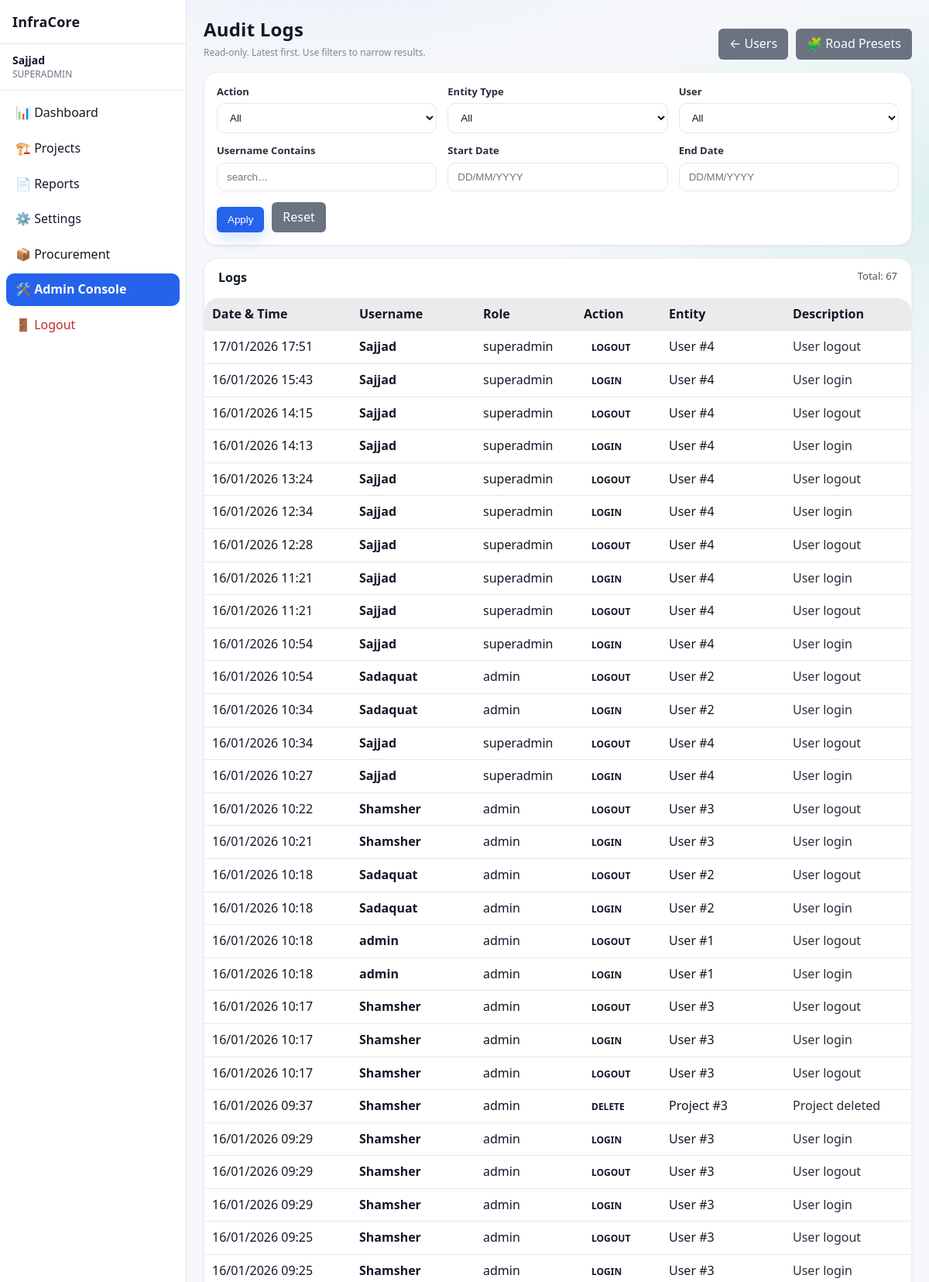
The page /admin/logs (signed in, upper part) on the database its author committed.
### app/models/activity_log.py (models this page shows)
class ActivityLog(Base):
    __tablename__ = "activity_logs"
    __table_args__ = (
        Index("ix_activity_logs_created_at", "created_at"),
        Index("ix_activity_logs_user_id", "user_id"),
    )
    id = Column(Integer, primary_key=True, index=True)
    user_id = Column(Integer, ForeignKey("users.id"), nullable=True)
    username = Column(String(150), nullable=False)
    role = Column(String(50), nullable=True)
    action = Column(String(20), nullable=False)  # CREATE, UPDATE, DELETE, ARCHIVE, LOGIN, LOGOUT
    entity_type = Column(String(50), nullable=True)  # Project, Activity, Material, User, Execution
    entity_id = Column(Integer, nullable=True)
    description = Column(Text, nullable=True)
    old_value = Column(Text, nullable=True)  # JSON string
    new_value = Column(Text, nullable=True)  # JSON string
    ip_address = Column(String(64), nullable=True)
    created_at = Column(DateTime, default=datetime.utcnow, nullable=False)
    details = Column(String, nullable=True)
    timestamp = Column(DateTime, default=datetime.utcnow)

### app/routes/admin.py (the view)
@router.get("/logs", response_class=HTMLResponse)
def audit_logs_page(
    request: Request,
    page: int = 1,
    action: str | None = None,
    entity_type: str | None = None,
    user_id: int | None = None,
    username: str | None = None,
    start_date: str | None = None,
    end_date: str | None = None,
    db: Session = Depends(get_db),
):
    admin = admin_guard(request)
    if not admin:
        return RedirectResponse("/dashboard", status_code=302)
    page_size = 50
    page = max(page, 1)
    q = db.query(ActivityLog)
    if action:
        q = q.filter(ActivityLog.action == action)
    if entity_type:
        q = q.filter(ActivityLog.entity_type == entity_type)
    if user_id is not None:
        q = q.filter(ActivityLog.user_id == user_id)
    if username:
        q = q.filter(ActivityLog.username.ilike(f"%{username.strip()}%"))
    def _parse_d(s: str | None) -> date | None:
        if not s:
            return None
        try:
            return parse_date_ddmmyyyy_or_iso(str(s))
        except Exception:
            return None
    sd = _parse_d(start_date)
    ed = _parse_d(end_date)
    if sd:
        q = q.filter(ActivityLog.created_at >= datetime.combine(sd, time.min))
    if ed:
        q = q.filter(ActivityLog.created_at <= datetime.combine(ed, time.max))
    total = q.count()
    logs = (
        q.order_by(ActivityLog.created_at.desc())
        .offset((page - 1) * page_size)
        .limit(page_size)
        .all()
    )
    actions = [r[0] for r in db.query(ActivityLog.action).distinct().order_by(ActivityLog.action).all() if r and r[0]]
    entity_types = [r[0] for r in db.query(ActivityLog.entity_type).distinct().order_by(ActivityLog.entity_type).all() if r and r[0]]
    users = (
        db.query(ActivityLog.user_id, ActivityLog.username)
        .filter(ActivityLog.user_id.isnot(None))
        .distinct()
        .order_by(ActivityLog.username.asc())
        .all()
    )
    return templates.TemplateResponse(
        "admin/logs.html",
        {
            "request": request,
            "user": admin,
            "logs": logs,
            "page": page,
            "page_size": page_size,
            "total": total,
            "actions": actions,
            "entity_types": entity_types,
            "users": users,
            "filters": {
                "action": action or "",
                "entity_type": entity_type or "",
                "user_id": user_id if user_id is not None else "",
                "username": username or "",
                "start_date": start_date or "",
                "end_date": end_date or "",
            },
        },
    )

### app/templates/admin/logs.html (shortened to what this page needs)
{% extends "base.html" %}
{% block content %}
<div class="page-header" style="display:flex;justify-content:space-between;align-items:flex-end;gap:12px;flex-wrap:wrap;margin-bottom:16px">
    <div>
        <h1 class="page-title" style="margin-bottom:6px">Audit Logs</h1>
        <div class="help-text">Read-only. Latest first. Use filters to narrow results.</div>
    </div>
    <div style="display:flex;gap:10px;flex-wrap:wrap">
        <a href="/admin/users" class="btn-secondary" style="text-decoration:none">← Users</a>
        <a href="/admin/presets/road" class="btn-secondary" style="text-decoration:none">🧩 Road Presets</a>
    </div>
</div>
<div class="card" style="padding:16px;margin-bottom:16px">
    <form method="get" action="/admin/logs" class="form-grid">
        <div class="form-group">
            <label>Action</label>
            <select name="action">
                <option value="">All</option>
            </select>
        </div>
        <div class="form-group">
            <label>Entity Type</label>
            <select name="entity_type">
                <option value="">All</option>
            </select>
        </div>
        <div class="form-group">
            <label>User</label>
            <select name="user_id">
                <option value="">All</option>
            </select>
        </div>
        <div class="form-group">
            <label>Username Contains</label>
            <input type="text" name="username" value="{{ filters.username }}" placeholder="search…">
        </div>
        <div class="form-group">
            <label>Start Date</label>
            <input type="text" name="start_date" value="{{ filters.start_date|ddmmyyyy }}" placeholder="DD/MM/YYYY" inputmode="numeric" pattern="[0-9]{2}/[0-9]{2}/[0-9]{4}">
        </div>
        <div class="form-group">
            <label>End Date</label>
            <input type="text" name="end_date" value="{{ filters.end_date|ddmmyyyy }}" placeholder="DD/MM/YYYY" inputmode="numeric" pattern="[0-9]{2}/[0-9]{2}/[0-9]{4}">
        </div>
        <div class="form-group" style="display:flex;align-items:flex-end;gap:10px">
            <button class="btn-primary" type="submit">Apply</button>
            <a class="btn-secondary" href="/admin/logs" style="text-decoration:none">Reset</a>
        </div>
    </form>
</div>
<div class="card" style="padding:0">
    <div style="padding:14px 18px;border-bottom:1px solid rgba(255,255,255,0.08);display:flex;justify-content:space-between;gap:12px;flex-wrap:wrap">
        <strong>Logs</strong>
        <span style="opacity:0.75;font-size:13px">
            Total: {{ total }}
        </span>
    </div>
    <table class="table" style="margin:0">
        <thead>
            <tr style="background:rgba(255,255,255,0.04)">
                <th style="width:170px">Date &amp; Time</th>
                <th style="width:140px">Username</th>
                <th style="width:110px">Role</th>
                <th style="width:90px">Action</th>
                <th style="width:140px">Entity</th>
                <th>Description</th>
            </tr>
        </thead>
        <tbody>
            {% if logs and logs|length > 0 %}
                {% for l in logs %}
                    <tr style="border-bottom:1px solid rgba(255,255,255,0.05)">
                        <td style="white-space:nowrap">{{ l.created_at|ddmmyyyy_dt }}</td>
                        <td><strong>{{ l.username }}</strong></td>
                        <td>{{ l.role or "" }}</td>
                        <td>
                            <span class="badge badge-info">{{ l.action }}</span>
                        </td>
                        <td>
                            {{ l.entity_type or "" }}
                            {% if l.entity_id %}
                                #{{ l.entity_id }}
                            {% endif %}
                        </td>
                        <td style="opacity:0.9">{{ l.description or l.details or "" }}</td>
                    </tr>
                {% endfor %}
            {% else %}
                <tr>
                    <td colspan="6" style="padding:24px;text-align:center;opacity:0.75">
                        No audit logs found for the selected filters.
                    </td>
                </tr>
            {% endif %}
        </tbody>
    </table>
</div>
{% set total_pages = (total // page_size) + (1 if total % page_size else 0) %}
{% endblock %}

### app/templates/base.html (shortened to what this page needs)
<!DOCTYPE html>
<html lang="en">
<head>
    <link rel="stylesheet" href="/static/css/style.css">
    <link rel="stylesheet" href="/static/css/ui_v2.css">
</head>
<body>
<div class="layout">
    <aside class="sidebar">
        <div class="sidebar-header">
            <h2>InfraCore</h2>
        </div>
        {% if user is defined and user is not none %}
        <div class="sidebar-user">
            <strong>{{ user["username"] }}</strong>
            <span class="role">
                {{ user["role"] | upper }}
            </span>
        </div>
        <nav class="sidebar-nav">
            <a href="/dashboard"
               class="{% if request.url.path == '/dashboard' %}active{% endif %}">
                📊 Dashboard
            </a>
            <a href="/projects"
               class="{% if request.url.path.startswith('/projects') %}active{% endif %}">
                🏗️ Projects
            </a>
            {% set can_reports = (user["role"] in ["admin", "superadmin", "manager"]) or (project_role in ["admin", "manager"]) %}
            {% if can_reports %}
            <a href="/reports"
               class="{% if request.url.path.startswith('/reports') %}active{% endif %}">
                📄 Reports
            </a>
            {% endif %}
            <a href="/settings"
               class="{% if request.url.path == '/settings' %}active{% endif %}">
                ⚙️ Settings
            </a>
            {% set can_procure = (user["role"] in ["admin", "superadmin", "manager"]) or (project_role in ["admin", "manager"]) %}
            {% if can_procure %}
            <a href="{% if project_id %}/procurement/{{ project_id }}{% else %}/procurement{% endif %}"
               class="{% if request.url.path.startswith('/procurement') %}active{% endif %}">
                📦 Procurement
            </a>
            {% endif %}
            {% if user["role"] == "superadmin" %}
            <a href="/admin/users"
               class="{% if request.url.path.startswith('/admin') %}active{% endif %}">
                🛠️ Admin Console
            </a>
            {% endif %}
            <a href="/logout" class="danger">
                🚪 Logout
            </a>
        </nav>
        {% endif %}
    </aside>
    <main class="main">
        <div class="container">
            {% block content %}{% endblock %}
        </div>
    </main>
</div>
</body>
</html>

### static/css/style.css (style rules this page uses)
body { font-family: Arial, Helvetica, sans-serif; margin: 0; background-color: var(--bg); color: var(--text); }
.container { padding: 20px; }
input, select, textarea { padding: 6px; border-radius: 4px; border: 1px solid var(--border); background: var(--card); color: var(--text); }
table { width: 100%; border-collapse: collapse; background: var(--card); }
th { background: rgba(0,0,0,0.05); text-align: left; }
th, td { padding: 10px; border-bottom: 1px solid var(--border); }
button, .button { padding: 6px 12px; border-radius: 4px; border: none; cursor: pointer; background: var(--btn); color: white; text-decoration: none; }
:root { --bg: #f5f7fa; --bg-secondary: #ffffff; --bg-primary: #f5f7fa; --text: #111827; --text-muted: #6b7280; --card: #ffffff; --nav: #1f2937; --border: #e5e7eb; --border-color: #e5e7eb; --btn: #2563eb; --hover-bg: rgba(37, 99, 235, 0.1); --accent-color: #2563eb; }
html, body, table, th, td, input, select, textarea, button, .button { transition: background-color 0.3s ease, color 0.3s ease, border-color 0.3s ease; }
.layout { display: flex; min-height: 100vh; }
.sidebar { width: 240px; background: var(--bg-secondary); border-right: 1px solid var(--border-color); display: flex; flex-direction: column; }
.sidebar-header { padding: 16px; font-size: 18px; font-weight: bold; border-bottom: 1px solid var(--border-color); }
.sidebar-user { padding: 12px 16px; border-bottom: 1px solid var(--border-color); font-size: 14px; }
.sidebar-user .role { display: block; font-size: 12px; color: var(--text-muted); }
.sidebar-nav { flex: 1; padding: 8px; }
.sidebar-nav a { display: block; padding: 10px 12px; margin-bottom: 4px; border-radius: 6px; color: var(--text); text-decoration: none; }
.sidebar-nav a.active { background: var(--accent-color); color: #ffffff; font-weight: 600; }
.sidebar-nav a.danger { color: #c62828; }
.main { flex: 1; background: var(--bg-primary); }
.page-title { margin-bottom: 20px; font-size: 26px; font-weight: 600; }
.card { background: var(--card); border-radius: 10px; padding: 16px; box-shadow: 0 4px 12px rgba(0,0,0,0.06); }
.form-grid { display: grid; grid-template-columns: repeat(auto-fit, minmax(240px, 1fr)); gap: 16px; }
.form-grid label { font-size: 13px; opacity: 0.9; }
.form-grid input { width: 100%; }
.badge { padding: 4px 10px; border-radius: 12px; font-size: 12px; font-weight: bold; }

### static/css/ui_v2.css (style rules this page uses)
:root { --radius-xs: 6px; --radius-sm: 10px; --radius-md: 14px; --radius-lg: 18px; --shadow-sm: 0 1px 2px rgba(0,0,0,0.08); --shadow-md: 0 10px 30px rgba(0,0,0,0.18); --ring: 0 0 0 3px rgba(59,130,246,0.25); }
html, body { height: 100%; }
body { font-family: ui-sans-serif, system-ui, -apple-system, "Segoe UI", Roboto, Arial, "Noto Sans", "Liberation Sans", sans-serif; line-height: 1.35; }
.container { max-width: 1320px; margin: 0 auto; padding: 22px; }
.main { background: radial-gradient(1000px 600px at 20% -10%, rgba(59,130,246,0.12), transparent 60%), radial-gradient(900px 500px at 100% 10%, rgba(16,185,129,0.10), transparent 55%), var(--bg-primary); }
.sidebar { background: color-mix(in srgb, var(--bg-secondary) 92%, transparent); backdrop-filter: blur(10px); }
.sidebar-header h2 { margin: 0; font-size: 18px; letter-spacing: 0.2px; }
.sidebar-nav a { display:flex; align-items:center; gap:10px; padding: 10px 12px; border-radius: var(--radius-sm); transition: background-color 160ms ease, color 160ms ease, transform 160ms ease; }
.sidebar-nav a.active { box-shadow: var(--shadow-sm); }
.page-title { margin: 0 0 14px 0; font-size: 24px; font-weight: 800; letter-spacing: 0.2px; }
.card { border-radius: var(--radius-lg); box-shadow: var(--shadow-sm); border: 1px solid color-mix(in srgb, var(--border-color) 70%, transparent); }
input, select, textarea { width: 100%; box-sizing: border-box; padding: 10px 12px; border-radius: var(--radius-sm); border: 1px solid var(--border); background: color-mix(in srgb, var(--card) 88%, transparent); }
label { display:block; margin-bottom: 6px; }
.form-grid { gap: 14px; }
button, .button, .btn-primary, .btn-secondary, .btn-danger { border-radius: var(--radius-sm); }
.btn-primary, .button { box-shadow: 0 8px 20px rgba(37,99,235,0.18); }
.btn-secondary { border: 1px solid color-mix(in srgb, var(--border-color) 70%, transparent); }
.table, table { border-radius: var(--radius-lg); overflow: hidden; }
table thead th { background: color-mix(in srgb, var(--card) 92%, black 8%); }
.help-text { opacity: 0.85; }

### rows shown on the page
ActivityLog: created_at|ddmmyyyy_dt "17/01/2026 17:51", username "Sajjad", role "superadmin", action "LOGOUT", entity_type "User", entity_id "4", description "User logout"
ActivityLog: created_at|ddmmyyyy_dt "16/01/2026 15:43", username "Sajjad", role "superadmin", action "LOGIN", entity_type "User", entity_id "4", description "User login"
ActivityLog: created_at|ddmmyyyy_dt "16/01/2026 14:15", username "Sajjad", role "superadmin", action "LOGOUT", entity_type "User", entity_id "4", description "User logout"
ActivityLog: created_at|ddmmyyyy_dt "16/01/2026 14:13", username "Sajjad", role "superadmin", action "LOGIN", entity_type "User", entity_id "4", description "User login"
ActivityLog: created_at|ddmmyyyy_dt "16/01/2026 13:24", username "Sajjad", role "superadmin", action "LOGOUT", entity_type "User", entity_id "4", description "User logout"
ActivityLog: created_at|ddmmyyyy_dt "16/01/2026 12:34", username "Sajjad", role "superadmin", action "LOGIN", entity_type "User", entity_id "4", description "User login"
ActivityLog: created_at|ddmmyyyy_dt "16/01/2026 12:28", username "Sajjad", role "superadmin", action "LOGOUT", entity_type "User", entity_id "4", description "User logout"
ActivityLog: created_at|ddmmyyyy_dt "16/01/2026 11:21", username "Sajjad", role "superadmin", action "LOGIN", entity_type "User", entity_id "4", description "User login"
ActivityLog: created_at|ddmmyyyy_dt "16/01/2026 11:21", username "Sajjad", role "superadmin", action "LOGOUT", entity_type "User", entity_id "4", description "User logout"
ActivityLog: created_at|ddmmyyyy_dt "16/01/2026 10:54", username "Sajjad", role "superadmin", action "LOGIN", entity_type "User", entity_id "4", description "User login"
ActivityLog: created_at|ddmmyyyy_dt "16/01/2026 10:54", username "Sadaquat", role "admin", action "LOGOUT", entity_type "User", entity_id "2", description "User logout"
ActivityLog: created_at|ddmmyyyy_dt "16/01/2026 10:34", username "Sadaquat", role "admin", action "LOGIN", entity_type "User", entity_id "2", description "User login"
ActivityLog: created_at|ddmmyyyy_dt "16/01/2026 10:34", username "Sajjad", role "superadmin", action "LOGOUT", entity_type "User", entity_id "4", description "User logout"
ActivityLog: created_at|ddmmyyyy_dt "16/01/2026 10:27", username "Sajjad", role "superadmin", action "LOGIN", entity_type "User", entity_id "4", description "User login"
ActivityLog: created_at|ddmmyyyy_dt "16/01/2026 10:22", username "Shamsher", role "admin", action "LOGOUT", entity_type "User", entity_id "3", description "User logout"
ActivityLog: created_at|ddmmyyyy_dt "16/01/2026 10:21", username "Shamsher", role "admin", action "LOGIN", entity_type "User", entity_id "3", description "User login"
ActivityLog: created_at|ddmmyyyy_dt "16/01/2026 10:18", username "Sadaquat", role "admin", action "LOGOUT", entity_type "User", entity_id "2", description "User logout"
ActivityLog: created_at|ddmmyyyy_dt "16/01/2026 10:18", username "Sadaquat", role "admin", action "LOGIN", entity_type "User", entity_id "2", description "User login"
ActivityLog: created_at|ddmmyyyy_dt "16/01/2026 10:18", username "admin", role "admin", action "LOGOUT", entity_type "User", entity_id "1", description "User logout"
ActivityLog: created_at|ddmmyyyy_dt "16/01/2026 10:18", username "admin", role "admin", action "LOGIN", entity_type "User", entity_id "1", description "User login"
ActivityLog: created_at|ddmmyyyy_dt "16/01/2026 10:17", username "Shamsher", role "admin", action "LOGOUT", entity_type "User", entity_id "3", description "User logout"
ActivityLog: created_at|ddmmyyyy_dt "16/01/2026 10:17", username "Shamsher", role "admin", action "LOGIN", entity_type "User", entity_id "3", description "User login"
ActivityLog: created_at|ddmmyyyy_dt "16/01/2026 10:17", username "Shamsher", role "admin", action "LOGOUT", entity_type "User", entity_id "3", description "User logout"
ActivityLog: created_at|ddmmyyyy_dt "16/01/2026 09:37", username "Shamsher", role "admin", action "DELETE", entity_type "Project", entity_id "3", description "Project deleted"
ActivityLog: created_at|ddmmyyyy_dt "16/01/2026 09:29", username "Shamsher", role "admin", action "LOGIN", entity_type "User", entity_id "3", description "User login"
ActivityLog: created_at|ddmmyyyy_dt "16/01/2026 09:29", username "Shamsher", role "admin", action "LOGOUT", entity_type "User", entity_id "3", description "User logout"
ActivityLog: created_at|ddmmyyyy_dt "16/01/2026 09:29", username "Shamsher", role "admin", action "LOGIN", entity_type "User", entity_id "3", description "User login"
ActivityLog: created_at|ddmmyyyy_dt "16/01/2026 09:25", username "Shamsher", role "admin", action "LOGOUT", entity_type "User", entity_id "3", description "User logout"
ActivityLog: created_at|ddmmyyyy_dt "16/01/2026 09:25", username "Shamsher", role "admin", action "LOGIN", entity_type "User", entity_id "3", description "User login"

### other values the page prints
{{ user["username"] }} "Sajjad"
{{ user["role"] | upper }} "SUPERADMIN"
{{ total }} "67"
